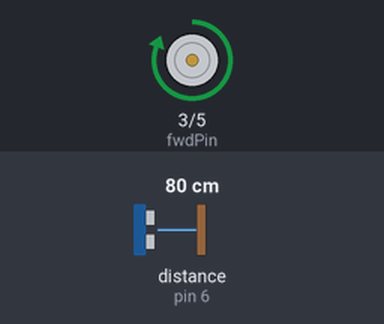
A sketch run on a simulated Arduino Uno, built with avr-gcc and run on an emulated ATmega328P. Shown: motor-driver pin pairs drawn as motors (green arrow = first pin HIGH = forward, orange = second pin HIGH = backward, longer = more drive). Wiring (inferred from the names in the program): ultrasonic range finder: trigger pin 2; echo pin 6. The test bench sets the inputs (shaded band); at power-on: distance to the obstacle (sensor on pin 6) 80 cm. The echo pulse lasts 58.3 µs per cm; what the sketch prints to the serial monitor is not drawn.

Above: at 0.5 s.
At 2.3 s:
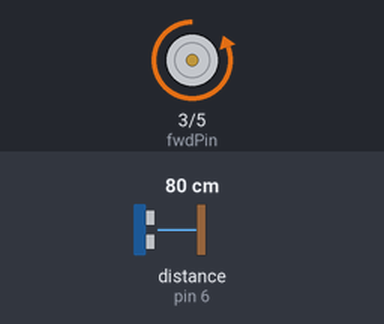
Timing chart, 0 to 3.0 s (numbered marks = the images above):
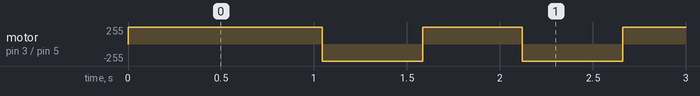

Measured:
- by itself, motor on pin 3 (fwdPin) / pin 5 (bwdPin): repeats every 1.1 s: backward 255/255 0.54 s, forward 255/255 0.53 s, until it stays forward 255/255 from 32.5 s

The sketch:

cuadrada.ino
```cpp
#define trigPin 2
#define echoPin 6
#define fwdPin 3
#define bwdPin 5

const float pulso_millis=500;

int t, i=0;
float distancia, duracion, salida, output=0, ancho=1000;

void setup() {
  Serial.begin(9600);
  pinMode (trigPin,OUTPUT);
  pinMode (echoPin,INPUT);
  pinMode (fwdPin,OUTPUT);
  pinMode (bwdPin,OUTPUT);
}

void loop() {
  t = millis();

  if (i==0)
  {
    if(output==-255)
    {
      ancho = t + pulso_millis;
      i=0;
    }
    if(t>ancho)
    {
      i=1;
      ancho = t + pulso_millis;
    }
    output = 255;
  }
  else if (i==1)
  {
    if(output==255)
    {
      ancho = t + pulso_millis;
      i=1;
    }
    if(t>ancho)
    {
      i=0;
      ancho = t + pulso_millis;
    }
    output = -255;
  }

    Serial.print(output);
    Serial.print("\t");
    Serial.print(distancia);
    Serial.print("\t");
    Serial.println(t);


  if(output>0)
  {
    analogWrite(fwdPin,output);
    digitalWrite(bwdPin,LOW);
  }
  else if(output<0)
  {
    salida=abs(output);
    analogWrite(bwdPin,salida);
    digitalWrite(fwdPin,LOW);
  }

  digitalWrite (trigPin,HIGH);
  delayMicroseconds (1000);
  digitalWrite (trigPin,LOW);
  duracion = pulseIn(echoPin,HIGH);
  distancia=(duracion/2) / 29.1;
}
```
